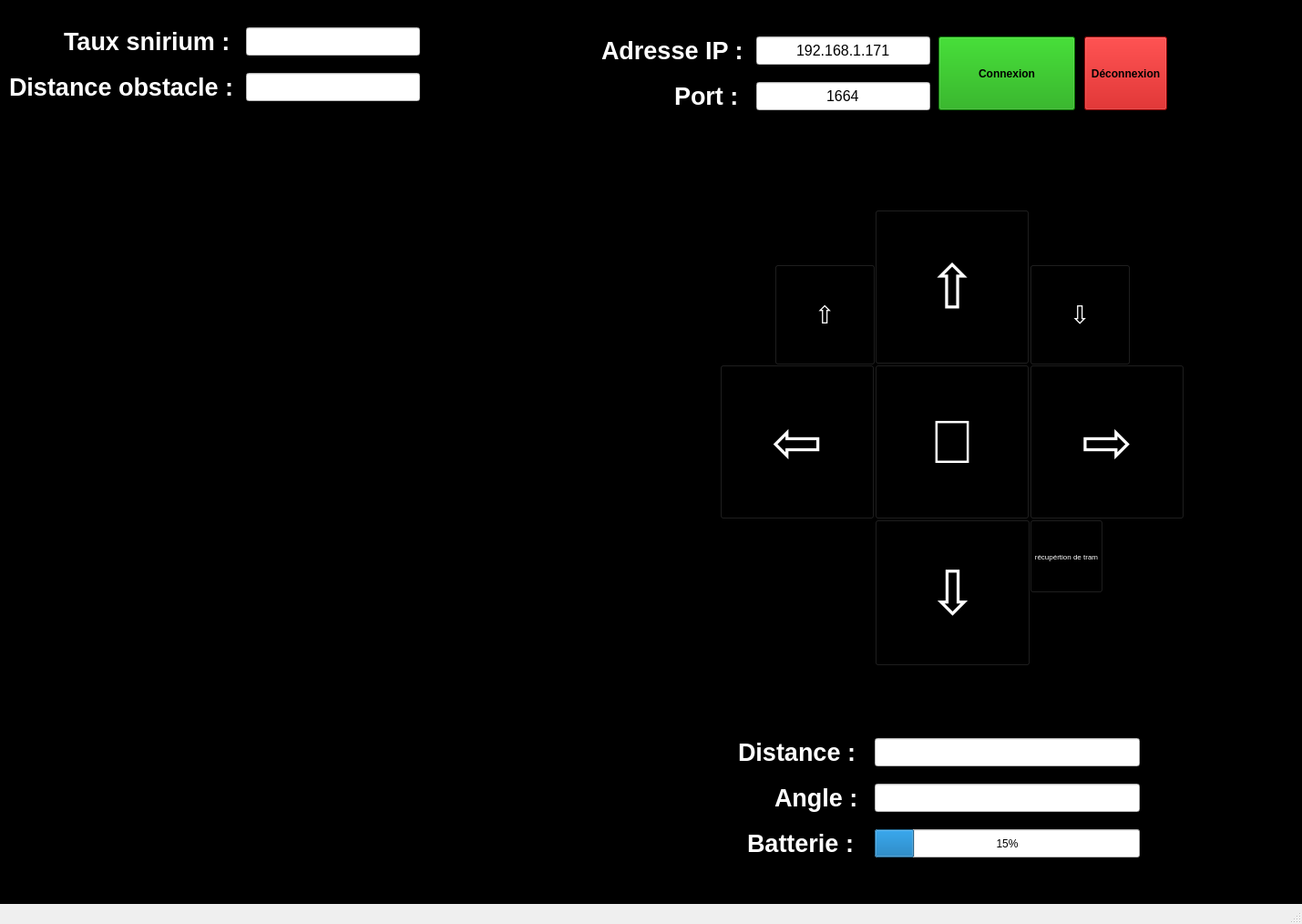
<?xml version="1.0" encoding="UTF-8"?>
<ui version="4.0">
 <class>MainWindow</class>
 <widget class="QMainWindow" name="MainWindow">
  <property name="geometry">
   <rect>
    <x>0</x>
    <y>0</y>
    <width>1429</width>
    <height>1014</height>
   </rect>
  </property>
  <property name="windowTitle">
   <string>MainWindow</string>
  </property>
  <property name="styleSheet">
   <string notr="true"/>
  </property>
  <widget class="QWidget" name="centralwidget">
   <widget class="QLabel" name="carte">
    <property name="geometry">
     <rect>
      <x>50</x>
      <y>250</y>
      <width>500</width>
      <height>500</height>
     </rect>
    </property>
    <property name="styleSheet">
     <string notr="true">
</string>
    </property>
    <property name="text">
     <string>TextLabel</string>
    </property>
   </widget>
   <widget class="QLabel" name="TauxSnirium">
    <property name="geometry">
     <rect>
      <x>70</x>
      <y>30</y>
      <width>201</width>
      <height>30</height>
     </rect>
    </property>
    <property name="font">
     <font>
      <pointsize>20</pointsize>
      <weight>75</weight>
      <italic>false</italic>
      <bold>true</bold>
     </font>
    </property>
    <property name="styleSheet">
     <string notr="true">color: rgb(255, 255, 255);</string>
    </property>
    <property name="text">
     <string>Taux snirium :</string>
    </property>
   </widget>
   <widget class="QLabel" name="DistanceObstacle">
    <property name="geometry">
     <rect>
      <x>10</x>
      <y>80</y>
      <width>261</width>
      <height>31</height>
     </rect>
    </property>
    <property name="font">
     <font>
      <pointsize>20</pointsize>
      <weight>75</weight>
      <bold>true</bold>
     </font>
    </property>
    <property name="styleSheet">
     <string notr="true">color: rgb(255, 255, 255);</string>
    </property>
    <property name="text">
     <string>Distance obstacle :</string>
    </property>
   </widget>
   <widget class="QLineEdit" name="RepTauxSnirium">
    <property name="geometry">
     <rect>
      <x>270</x>
      <y>30</y>
      <width>191</width>
      <height>31</height>
     </rect>
    </property>
    <property name="font">
     <font>
      <pointsize>20</pointsize>
      <weight>75</weight>
      <bold>true</bold>
     </font>
    </property>
    <property name="styleSheet">
     <string notr="true">background-color: rgb(255, 255, 255);
color: rgb(0, 0, 0);</string>
    </property>
    <property name="alignment">
     <set>Qt::AlignCenter</set>
    </property>
   </widget>
   <widget class="QLineEdit" name="RepPosition">
    <property name="geometry">
     <rect>
      <x>270</x>
      <y>80</y>
      <width>191</width>
      <height>31</height>
     </rect>
    </property>
    <property name="font">
     <font>
      <pointsize>20</pointsize>
      <weight>75</weight>
      <bold>true</bold>
     </font>
    </property>
    <property name="styleSheet">
     <string notr="true">background-color: rgb(255, 255, 255);
color: rgb(0, 0, 0);</string>
    </property>
    <property name="alignment">
     <set>Qt::AlignCenter</set>
    </property>
   </widget>
   <widget class="QLineEdit" name="RepIP">
    <property name="geometry">
     <rect>
      <x>830</x>
      <y>40</y>
      <width>191</width>
      <height>31</height>
     </rect>
    </property>
    <property name="font">
     <font>
      <pointsize>12</pointsize>
      <weight>50</weight>
      <bold>false</bold>
     </font>
    </property>
    <property name="styleSheet">
     <string notr="true">background-color: rgb(255, 255, 255);</string>
    </property>
    <property name="text">
     <string>192.168.1.171</string>
    </property>
    <property name="alignment">
     <set>Qt::AlignCenter</set>
    </property>
   </widget>
   <widget class="QProgressBar" name="Batterie">
    <property name="geometry">
     <rect>
      <x>960</x>
      <y>910</y>
      <width>291</width>
      <height>31</height>
     </rect>
    </property>
    <property name="styleSheet">
     <string notr="true">background-color: rgb(255, 255, 255);</string>
    </property>
    <property name="value">
     <number>15</number>
    </property>
   </widget>
   <widget class="QLineEdit" name="RepAngle">
    <property name="geometry">
     <rect>
      <x>960</x>
      <y>860</y>
      <width>291</width>
      <height>31</height>
     </rect>
    </property>
    <property name="font">
     <font>
      <pointsize>20</pointsize>
      <weight>75</weight>
      <bold>true</bold>
     </font>
    </property>
    <property name="styleSheet">
     <string notr="true">background-color: rgb(255, 255, 255);
color: rgb(0, 0, 0);</string>
    </property>
   </widget>
   <widget class="QLabel" name="Port">
    <property name="geometry">
     <rect>
      <x>740</x>
      <y>90</y>
      <width>81</width>
      <height>30</height>
     </rect>
    </property>
    <property name="font">
     <font>
      <pointsize>20</pointsize>
      <weight>75</weight>
      <bold>true</bold>
     </font>
    </property>
    <property name="styleSheet">
     <string notr="true">color: rgb(255, 255, 255);</string>
    </property>
    <property name="text">
     <string>Port :</string>
    </property>
   </widget>
   <widget class="QLineEdit" name="RepDistanceObstacle">
    <property name="geometry">
     <rect>
      <x>960</x>
      <y>810</y>
      <width>291</width>
      <height>31</height>
     </rect>
    </property>
    <property name="font">
     <font>
      <pointsize>20</pointsize>
      <weight>75</weight>
      <bold>true</bold>
     </font>
    </property>
    <property name="styleSheet">
     <string notr="true">background-color: rgb(255, 255, 255);
color: rgb(0, 0, 0);
</string>
    </property>
   </widget>
   <widget class="QLabel" name="Angle">
    <property name="geometry">
     <rect>
      <x>850</x>
      <y>860</y>
      <width>101</width>
      <height>31</height>
     </rect>
    </property>
    <property name="font">
     <font>
      <pointsize>20</pointsize>
      <weight>75</weight>
      <bold>true</bold>
     </font>
    </property>
    <property name="styleSheet">
     <string notr="true">color: rgb(255, 255, 255);</string>
    </property>
    <property name="text">
     <string>Angle :</string>
    </property>
   </widget>
   <widget class="QLabel" name="Position">
    <property name="geometry">
     <rect>
      <x>810</x>
      <y>810</y>
      <width>151</width>
      <height>30</height>
     </rect>
    </property>
    <property name="font">
     <font>
      <pointsize>20</pointsize>
      <weight>75</weight>
      <bold>true</bold>
     </font>
    </property>
    <property name="styleSheet">
     <string notr="true">color: rgb(255, 255, 255);</string>
    </property>
    <property name="text">
     <string>Distance :</string>
    </property>
   </widget>
   <widget class="QPushButton" name="SeConnecter">
    <property name="geometry">
     <rect>
      <x>1030</x>
      <y>40</y>
      <width>150</width>
      <height>81</height>
     </rect>
    </property>
    <property name="font">
     <font>
      <weight>75</weight>
      <bold>true</bold>
     </font>
    </property>
    <property name="styleSheet">
     <string notr="true">background-color: rgb(13, 163, 2);
color: rgb(0, 0, 0);</string>
    </property>
    <property name="text">
     <string>Connexion</string>
    </property>
   </widget>
   <widget class="QLabel" name="label">
    <property name="geometry">
     <rect>
      <x>820</x>
      <y>910</y>
      <width>141</width>
      <height>30</height>
     </rect>
    </property>
    <property name="font">
     <font>
      <pointsize>20</pointsize>
      <weight>75</weight>
      <bold>true</bold>
     </font>
    </property>
    <property name="styleSheet">
     <string notr="true">color: rgb(255, 255, 255);</string>
    </property>
    <property name="text">
     <string>Batterie :</string>
    </property>
   </widget>
   <widget class="QLabel" name="Ip">
    <property name="geometry">
     <rect>
      <x>660</x>
      <y>40</y>
      <width>161</width>
      <height>31</height>
     </rect>
    </property>
    <property name="font">
     <font>
      <pointsize>20</pointsize>
      <weight>75</weight>
      <bold>true</bold>
     </font>
    </property>
    <property name="styleSheet">
     <string notr="true">color: rgb(255, 255, 255);</string>
    </property>
    <property name="text">
     <string>Adresse IP :</string>
    </property>
   </widget>
   <widget class="QPushButton" name="SeDeconnecter">
    <property name="geometry">
     <rect>
      <x>1190</x>
      <y>40</y>
      <width>91</width>
      <height>81</height>
     </rect>
    </property>
    <property name="font">
     <font>
      <weight>75</weight>
      <bold>true</bold>
     </font>
    </property>
    <property name="styleSheet">
     <string notr="true">background-color: rgb(193, 0, 0);
color: rgb(0, 0, 0);</string>
    </property>
    <property name="text">
     <string>Déconnexion</string>
    </property>
   </widget>
   <widget class="QLineEdit" name="RepPort">
    <property name="geometry">
     <rect>
      <x>830</x>
      <y>90</y>
      <width>191</width>
      <height>31</height>
     </rect>
    </property>
    <property name="font">
     <font>
      <pointsize>12</pointsize>
      <weight>50</weight>
      <bold>false</bold>
     </font>
    </property>
    <property name="styleSheet">
     <string notr="true">background-color: rgb(255, 255, 255);</string>
    </property>
    <property name="text">
     <string>1664</string>
    </property>
    <property name="alignment">
     <set>Qt::AlignCenter</set>
    </property>
   </widget>
   <widget class="QPushButton" name="MonterBras">
    <property name="geometry">
     <rect>
      <x>850</x>
      <y>290</y>
      <width>111</width>
      <height>111</height>
     </rect>
    </property>
    <property name="font">
     <font>
      <family>MS Shell Dlg 2</family>
      <pointsize>20</pointsize>
      <weight>50</weight>
      <italic>false</italic>
      <bold>false</bold>
     </font>
    </property>
    <property name="styleSheet">
     <string notr="true">background-color: rgb(0, 0, 0);
font: 20pt &quot;MS Shell Dlg 2&quot;;
color: rgb(255, 255, 255);
</string>
    </property>
    <property name="text">
     <string>⇧</string>
    </property>
    <property name="shortcut">
     <string>A</string>
    </property>
   </widget>
   <widget class="QPushButton" name="BaisserBras">
    <property name="geometry">
     <rect>
      <x>1130</x>
      <y>290</y>
      <width>111</width>
      <height>111</height>
     </rect>
    </property>
    <property name="font">
     <font>
      <family>MS Shell Dlg 2</family>
      <pointsize>20</pointsize>
      <weight>50</weight>
      <italic>false</italic>
      <bold>false</bold>
     </font>
    </property>
    <property name="styleSheet">
     <string notr="true">background-color: rgb(0, 0, 0);
font: 20pt &quot;MS Shell Dlg 2&quot;;
color: rgb(255, 255, 255);
</string>
    </property>
    <property name="text">
     <string>⇩</string>
    </property>
    <property name="shortcut">
     <string>E</string>
    </property>
   </widget>
   <widget class="QPushButton" name="St">
    <property name="geometry">
     <rect>
      <x>960</x>
      <y>400</y>
      <width>170</width>
      <height>170</height>
     </rect>
    </property>
    <property name="font">
     <font>
      <family>MS Shell Dlg 2</family>
      <pointsize>50</pointsize>
      <weight>50</weight>
      <italic>false</italic>
      <bold>false</bold>
     </font>
    </property>
    <property name="styleSheet">
     <string notr="true">background-color: rgb(0, 0, 0);
font: 50pt &quot;MS Shell Dlg 2&quot;;
color: rgb(255, 255, 255);
</string>
    </property>
    <property name="text">
     <string>🛑</string>
    </property>
    <property name="shortcut">
     <string>T</string>
    </property>
   </widget>
   <widget class="QLabel" name="fond">
    <property name="geometry">
     <rect>
      <x>0</x>
      <y>-20</y>
      <width>1900</width>
      <height>1200</height>
     </rect>
    </property>
    <property name="styleSheet">
     <string notr="true">background-color: rgb(0, 0, 0);</string>
    </property>
    <property name="text">
     <string>TextLabel</string>
    </property>
   </widget>
   <widget class="QPushButton" name="Ga">
    <property name="geometry">
     <rect>
      <x>790</x>
      <y>400</y>
      <width>170</width>
      <height>170</height>
     </rect>
    </property>
    <property name="font">
     <font>
      <family>MS Shell Dlg 2</family>
      <pointsize>50</pointsize>
      <weight>50</weight>
      <italic>false</italic>
      <bold>false</bold>
     </font>
    </property>
    <property name="styleSheet">
     <string notr="true">background-color: rgb(0, 0, 0);
font: 50pt &quot;MS Shell Dlg 2&quot;;
color: rgb(255, 255, 255);
</string>
    </property>
    <property name="text">
     <string>⇦</string>
    </property>
    <property name="shortcut">
     <string>Q</string>
    </property>
   </widget>
   <widget class="QPushButton" name="Ar">
    <property name="geometry">
     <rect>
      <x>960</x>
      <y>570</y>
      <width>171</width>
      <height>161</height>
     </rect>
    </property>
    <property name="font">
     <font>
      <family>MS Shell Dlg 2</family>
      <pointsize>50</pointsize>
      <weight>50</weight>
      <italic>false</italic>
      <bold>false</bold>
     </font>
    </property>
    <property name="styleSheet">
     <string notr="true">background-color: rgb(0, 0, 0);
font: 50pt &quot;MS Shell Dlg 2&quot;;
color: rgb(255, 255, 255);
</string>
    </property>
    <property name="text">
     <string>⇩</string>
    </property>
    <property name="shortcut">
     <string>S</string>
    </property>
   </widget>
   <widget class="QPushButton" name="rec_trame">
    <property name="geometry">
     <rect>
      <x>1130</x>
      <y>570</y>
      <width>81</width>
      <height>81</height>
     </rect>
    </property>
    <property name="font">
     <font>
      <family>MS Shell Dlg 2</family>
      <pointsize>6</pointsize>
      <weight>50</weight>
      <italic>false</italic>
      <bold>false</bold>
     </font>
    </property>
    <property name="styleSheet">
     <string notr="true">background-color: rgb(0, 0, 0);
font: 6pt &quot;MS Shell Dlg 2&quot;;
color: rgb(255, 255, 255);
</string>
    </property>
    <property name="text">
     <string>récupértion de tram</string>
    </property>
    <property name="shortcut">
     <string>Y</string>
    </property>
   </widget>
   <widget class="QPushButton" name="Dr">
    <property name="geometry">
     <rect>
      <x>1130</x>
      <y>400</y>
      <width>170</width>
      <height>170</height>
     </rect>
    </property>
    <property name="font">
     <font>
      <family>MS Shell Dlg 2</family>
      <pointsize>50</pointsize>
      <weight>50</weight>
      <italic>false</italic>
      <bold>false</bold>
     </font>
    </property>
    <property name="styleSheet">
     <string notr="true">background-color: rgb(0, 0, 0);
font: 50pt &quot;MS Shell Dlg 2&quot;;
color: rgb(255, 255, 255);
</string>
    </property>
    <property name="text">
     <string>⇨</string>
    </property>
    <property name="shortcut">
     <string>D</string>
    </property>
   </widget>
   <widget class="QPushButton" name="Av">
    <property name="geometry">
     <rect>
      <x>960</x>
      <y>230</y>
      <width>170</width>
      <height>170</height>
     </rect>
    </property>
    <property name="font">
     <font>
      <family>MS Shell Dlg 2</family>
      <pointsize>50</pointsize>
      <weight>50</weight>
      <italic>false</italic>
      <bold>false</bold>
     </font>
    </property>
    <property name="styleSheet">
     <string notr="true">background-color: rgb(0, 0, 0);
font: 50pt &quot;MS Shell Dlg 2&quot;;
color: rgb(255, 255, 255);
</string>
    </property>
    <property name="text">
     <string>⇧</string>
    </property>
    <property name="shortcut">
     <string>Z</string>
    </property>
   </widget>
   <zorder>fond</zorder>
   <zorder>TauxSnirium</zorder>
   <zorder>DistanceObstacle</zorder>
   <zorder>RepTauxSnirium</zorder>
   <zorder>RepPosition</zorder>
   <zorder>RepIP</zorder>
   <zorder>Batterie</zorder>
   <zorder>RepAngle</zorder>
   <zorder>Port</zorder>
   <zorder>RepDistanceObstacle</zorder>
   <zorder>Angle</zorder>
   <zorder>Position</zorder>
   <zorder>SeConnecter</zorder>
   <zorder>label</zorder>
   <zorder>Ip</zorder>
   <zorder>SeDeconnecter</zorder>
   <zorder>RepPort</zorder>
   <zorder>carte</zorder>
   <zorder>MonterBras</zorder>
   <zorder>BaisserBras</zorder>
   <zorder>St</zorder>
   <zorder>Ga</zorder>
   <zorder>Ar</zorder>
   <zorder>rec_trame</zorder>
   <zorder>Dr</zorder>
   <zorder>Av</zorder>
  </widget>
  <widget class="QMenuBar" name="menubar">
   <property name="geometry">
    <rect>
     <x>0</x>
     <y>0</y>
     <width>1429</width>
     <height>20</height>
    </rect>
   </property>
  </widget>
  <widget class="QStatusBar" name="statusbar"/>
 </widget>
 <resources/>
 <connections/>
</ui>
